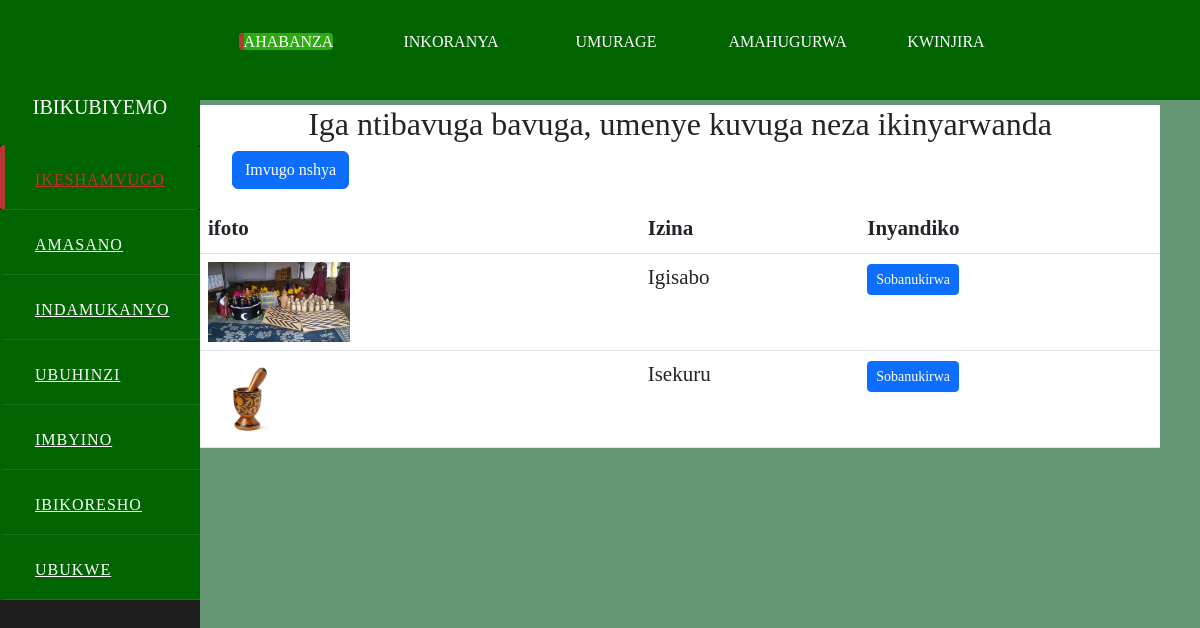
Page /ikibonezamvugo/ on the committed database.
### core_advert/models.py (models this page shows, shortened)
class Ikibonezamvugo(models.Model):
    name=models.CharField(max_length=200)
    cover=models.ImageField(upload_to='ikibonezamvugo/covers',null=True,blank=True)
    description=models.FileField(upload_to='ikibonezamvugo/descriptions')

### core_advert/views.py (the view)
# urls.py: path('ikibonezamvugo/', views.ikibonezamvugo, name="ikibonezamvugo"),
def ikibonezamvugo(request):
    ikibonezamvugo=Ikibonezamvugo.objects.all()
    return render(request, 'ikibonezamvugo.html',{ 'ikibonezamvugo':ikibonezamvugo})

### core_advert/templates/ikibonezamvugo.html
{% extends 'base.html' %}
{% load static %}
{% block content %}
<center><h2>Iga ntibavuga bavuga, umenye kuvuga neza ikinyarwanda</h2></center>
<p>
    <a href="{% url 'upload_ikibonezamvugo' %}" class="btn btn-primary" style="margin-left:2rem;">Imvugo nshya</a>
</p>
<table class="table mb-0" style="padding-left:1rem;" >
    <thead>
        <tr>
            <th>ifoto</th>
            <th>Izina</th>
            <th>Inyandiko</th>
        </tr>
    </thead>
    <tbody>
        {% for Ikibonezamvugo in ikibonezamvugo %}
        <tr>
            <td>
            {% if Ikibonezamvugo.cover %}
                <img src="{{ Ikibonezamvugo.cover.url }}" alt="" style="height: 5rem;">
                {% else %}
                <span class="text-muted"> no cover</span>
                {% endif %}
            </td>
            <td>{{ Ikibonezamvugo.name }}</td>
            <td>
                <a href=" {{ Ikibonezamvugo.description.url }}" class="btn btn-primary btn-sm" target="_blank">Sobanukirwa</a>
            </td>
        </tr>
        {% endfor %}
    </tbody>
</table>
{% endblock %}

### core_advert/static/style.css (style rules this page uses)
* { margin: 0; padding: 0; text-decoration: none; }

### core_advert/templates/base.html (style rules this page uses)
body { padding: 0; margin: 0; box-sizing: border-box; font-family: 'Times New Roman', Times, serif; background: #659674; }

### rows in the picture
Ikibonezamvugo: cover (picture), name "Igisabo"
Ikibonezamvugo: cover (picture), name "Isekuru"
